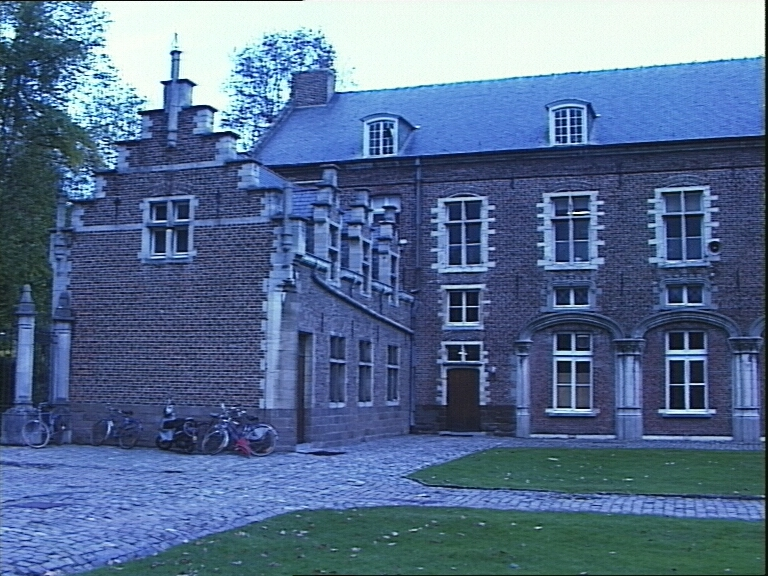
#> input picture data/castle/castle.001.jpg, 768 x 576 px; its folder holds 4 pictures in this run
$ python structure_from_motion.py
#> lines starting #> are read from the running program, lines starting #| are printed output that depends on the picture; long printed decimals are rounded
### python/common.py
#!/usr/bin/env python

'''
This module contains some common routines used by other samples.
'''

# Python 2/3 compatibility
from __future__ import print_function
import sys
PY3 = sys.version_info[0] == 3

if PY3:
    from functools import reduce

import numpy as np
import cv2

# built-in modules
import os
import itertools as it
from contextlib import contextmanager

image_extensions = ['.bmp', '.jpg', '.jpeg', '.png', '.tif', '.tiff', '.pbm', '.pgm', '.ppm']

class Bunch(object):
    def __init__(self, **kw):
        self.__dict__.update(kw)
    def __str__(self):
        return str(self.__dict__)

# [4 lines left out: function splitfn, not called in this run]

def anorm2(a):
    return (a*a).sum(-1)
def anorm(a):
    return np.sqrt( anorm2(a) )

# [44 lines left out: functions homotrans, to_rect, rect2rect_mtx, lookat, mtx2rvec, draw_str, not called in this run]

class Sketcher:
    # [8 lines left out: function __init__, not called in this run]

    def show(self):
        cv2.imshow(self.windowname, self.dests[0])

    # [13 lines left out: function on_mouse, not called in this run]


# palette data from matplotlib/_cm.py
_jet_data =   {'red':   ((0., 0, 0), (0.35, 0, 0), (0.66, 1, 1), (0.89,1, 1),
                         (1, 0.5, 0.5)),
               'green': ((0., 0, 0), (0.125,0, 0), (0.375,1, 1), (0.64,1, 1),
                         (0.91,0,0), (1, 0, 0)),
               'blue':  ((0., 0.5, 0.5), (0.11, 1, 1), (0.34, 1, 1), (0.65,0, 0),
                         (1, 0, 0))}

cmap_data = { 'jet' : _jet_data }

# [14 lines left out: function make_cmap, not called in this run]

def nothing(*arg, **kw):
    pass

def clock():
    return cv2.getTickCount() / cv2.getTickFrequency()

# [8 lines left out: function Timer, not called in this run]

class StatValue:
    def __init__(self, smooth_coef = 0.5):
        self.value = None
        self.smooth_coef = smooth_coef
    # [6 lines left out: function update, not called in this run]

class RectSelector:
    # [31 lines left out: functions __init__, onmouse, draw, not called in this run]
    @property
    def dragging(self):
        return self.drag_rect is not None


# [24 lines left out: functions grouper, mosaic, not called in this run]

def getsize(img):
    h, w = img.shape[:2]
    return w, h

def mdot(*args):
    return reduce(np.dot, args)

# [4 lines of commented-out code are left out]

# [4 lines left out: function draw_keypoints, not called in this run]

def draw_matches(vis, keypoints0, keypoints1):
    for kp in range(keypoints0.shape[0]):
            xy0 = keypoints0[kp,:]
            xy1 = keypoints1[kp,:]
            cv2.circle(vis, (int(xy0[0]), int(xy0[1])), 2, (255,0,0))
            cv2.circle(vis, (int(xy1[0]), int(xy1[1])), 2, (0,255,0))
            cv2.line(vis, (int(xy0[0]), int(xy0[1])), (int(xy1[0]), int(xy1[1])), (0,0,255), 1)

### python/structure_from_motion.py
#!/usr/bin/env python

'''
Structure from motion
=====================

Example of using features2d framework for interactive video homography matching.
ORB features and FLANN matcher are used. The actual tracking is implemented by
PlaneTracker class in plane_tracker.py

Usage
-----
structure_from_motion.py [<video source>]

Keys:
   SPACE  -  pause video

Select a textured planar object to track by drawing a box with a mouse.
'''

# Python 2/3 compatibility
from __future__ import print_function

# built-in modules
from collections import namedtuple
import sys,os
thisdir=os.path.dirname(os.path.abspath(__file__))

import numpy as np
import matplotlib.pyplot as plt
import cv2
np.set_printoptions(suppress=False, formatter={'float_kind':lambda x: "%.5f" % x})

# import matplotlib.pyplot as plt
# from mpl_toolkits.mplot3d import Axes3D

# local modules
# import visualization
import common
from common import getsize, draw_keypoints, draw_matches
# import sba

FLANN_INDEX_KDTREE = 1
FLANN_INDEX_LSH    = 6
flann_params= dict(algorithm = FLANN_INDEX_LSH,
                   table_number = 6, # 12
                   key_size = 12,     # 20
                   multi_probe_level = 1) #2

MIN_MATCH_COUNT = 10

'''
  image     - image to track
  rect      - tracked rectangle (x1, y1, x2, y2)
  keypoints - keypoints detected inside rect
  descrs    - their descriptors
  data      - some user-provided data
'''
PlanarTarget = namedtuple('PlaneTarget', 'image, rect, keypoints, descrs, data')

'''
  target - reference to PlanarTarget
  p0     - matched points coords in target image
  p1     - matched points coords in input frame
  H      - homography matrix from p0 to p1
  quad   - target bounary quad in input frame
'''
TrackedTarget = namedtuple('TrackedTarget', 'target, p0, p1, H, K, F, e1, e2, H1, H2, quad')


def sbaDriver(camname,ptsname,intrname=None,camoname=None,ptsoname=None):
    logging.debug("sbaDriver() {0} {1}".format(camname,ptsname))

    if intrname is None:
        cameras = sba.Cameras.fromTxt(camname) # Load cameras from file
    else:
        # Intrinsic file for all identical cameras not yet implemented
        logging.warning("Fixed intrinsic parameters not yet implemented")
        cameras = sba.Cameras.fromTxtWithIntr(camname,intrname)
    points = sba.Points.fromTxt(ptsname,cameras.ncameras) # Load points

    options = sba.Options.fromInput(cameras,points)
    #options.camera = sba.OPTS_CAMS_NODIST # only use this if passing in 5+3+3
    options.nccalib=sba.OPTS_FIX2_INTR # fix all intrinsics
    # If you wish to fix the intrinsics do so here by setting options
    options.ncdist = sba.OPTS_FIX5_DIST # fix all distortion coeffs

    newcameras,newpoints,info = sba.SparseBundleAdjust(cameras,points,options)
    info.printResults()

    if camoname:
        newcameras.toTxt(camoname)
    if ptsoname:
        newpoints.toTxt(ptsoname)

def get_P_prime_from_F(F):
    W = np.array([[0,-1,0],[1,0,0],[0,0,1]])
    Z = np.array([[0,-1,0],[1,0,0],[0,0,0]])
    U, D, V = np.linalg.svd(F)
    S = np.dot(np.dot(U,Z),U.T)
    M = np.dot(np.dot(np.dot(U,W.T),np.diag(D)),V)
    # import pdb; pdb.set_trace()
    assert(np.allclose(F,np.dot(np.dot(U,np.diag(D)),V)))
    assert(np.allclose(F,np.dot(S,M)))
    P_prime = np.hstack((M, U[:,-1].reshape((3,1))))
    return P_prime

class App:
    def __init__(self, src):
        self.cap = None
        self.frame = None
        self.paused = False
        self.SGBM = 0
        self.maxDiff = 32
        self.blockSize = 21
        self.stereoMatcher = cv2.StereoBM_create(self.maxDiff, self.blockSize)

        self.detector = cv2.ORB_create( nfeatures = 4000 )
        self.matcher = cv2.FlannBasedMatcher(flann_params, {})  # bug : need to pass empty dict (#1329)

    def run(self):
        idxrange = range(1,27)
        img0 = cv2.imread(os.path.join(thisdir,'../data/castle/castle.%03d.jpg' % (idxrange[0],)))
#> img0 is the input picture: shape (576, 768, 3); mean B, G, R 145.4, 110.7, 87
        w, h = getsize(img0)
#> w = 768; h = 576
        prev_keypoints, prev_descrs = self.detector.detectAndCompute(img0.copy(), None)
#> prev_keypoints = 4000 keypoints; strongest (x, y, size): (91, 120, 31), (162, 82, 31), (74, 84, 31), (256, 133, 31)
        self.matcher.add([prev_descrs.astype(np.uint8)])

        for imgidx in idxrange:
            print('-------------------------------------------------------')
            print(os.path.join(thisdir,'../data/castle/castle.%03d.jpg' % (imgidx,))+'\n'+
                  os.path.join(thisdir,'../data/castle/castle.%03d.jpg' % (imgidx+1,)))
            img1 = cv2.imread(os.path.join(thisdir,'../data/castle/castle.%03d.jpg' % (imgidx,)))
            img2 = cv2.imread(os.path.join(thisdir,'../data/castle/castle.%03d.jpg' % (imgidx+1,)))
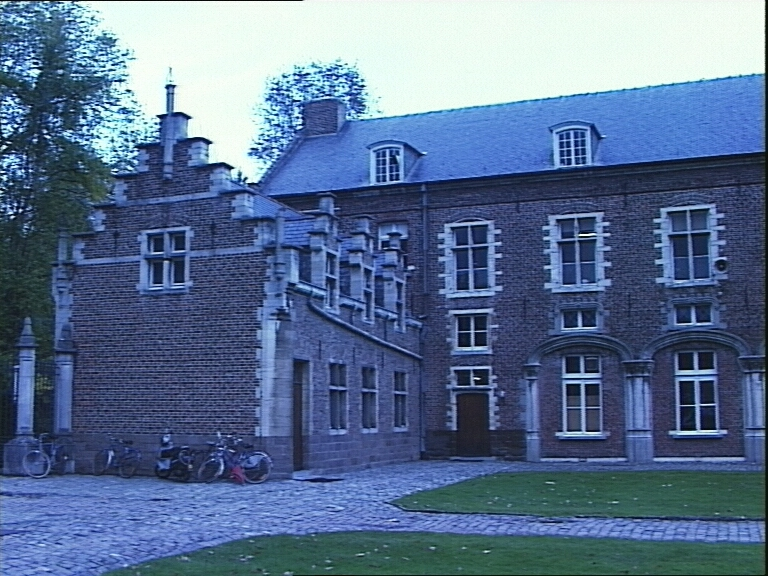
#> input picture data/castle/castle.002.jpg, 768 x 576 px
#> img2 is the input picture: shape (576, 768, 3); mean B, G, R 145.8, 112.5, 89.9
            if img1 is None or img2 is None:
                raise Exception('Fail to open images.')

            # Detect and match keypoints
            prev_keypoints, prev_descrs = self.detector.detectAndCompute(img1.copy(), None)
            curr_keypoints, curr_descrs = self.detector.detectAndCompute(img2.copy(), None)
#> curr_keypoints = 4000 keypoints; strongest (x, y, size): (210, 142, 31), (232, 168, 31), (300, 115, 31), (83, 127, 31)
            self.matcher.clear()
            self.matcher.add([prev_descrs.astype(np.uint8)])
            matches = self.matcher.knnMatch(curr_descrs, k = 2)
#> matches = 4000 matches
            matches = [m[0] for m in matches if len(m) == 2 and m[0].distance < m[1].distance * 0.75]
#> matches = 1012 matches
            print('%d matches.' % len(matches))
#| 1012 matches.
            p0 = [prev_keypoints[m.trainIdx].pt for m in matches]
#> p0 = 1012 pairs, first value 44.64 to 714.2, second value 39.6 to 411
            p1 = [curr_keypoints[m.queryIdx].pt for m in matches]
#> p1 = 1012 pairs, first value 70.56 to 726, second value 74.4 to 439.2
            p0, p1 = np.float32((p0, p1))

            # Skip first two frames
            # if imgidx<2: continue

            # Estimate homography
            H, status = cv2.findHomography(p0, p1, cv2.RANSAC, 13.0)
#> H = [[1.06, -0.0174, -10.18], [-0.00987, 0.997, 33.02], [6.06e-05, -6.91e-05, 1]]; status = 1012 values, max 1 at index 0, min 0 at index 1, mean 0.897
            status = status.ravel() != 0
            print('inliner percentage: %.1f %%' % (status.mean().item(0)*100.,))
#| inliner percentage: 89.7 %
            if status.sum() < MIN_MATCH_COUNT:
                continue
            p0, p1 = p0[status], p1[status]
#> p0 = 908 pairs, first value 136.2 to 714.2, second value 51.6 to 411; p1 = 908 pairs, first value 132.6 to 726, second value 85.2 to 439.2

            # Display inliners
            imgpair = cv2.addWeighted(img2, .5, img1, .5, 0)
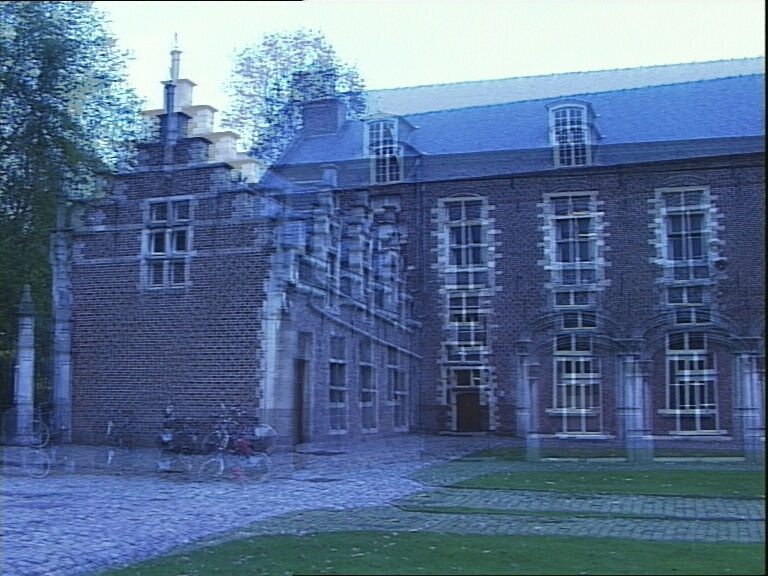
#> imgpair: shape (576, 768, 3); mean B, G, R 145.6, 111.6, 88.4
            draw_matches(imgpair, p0, p1)
#> the loop in draw_matches, `for kp in range(keypoints0.shape[0]):` made 908 passes
#> (xy0, xy1) on passes 1 to 3: ([560, 118], [563, 140]), ([576, 407], [586, 430]), ([570, 407], [580, 430])
#> after the loop in draw_matches, `for kp in range(keypoints0.shape[0]):`:
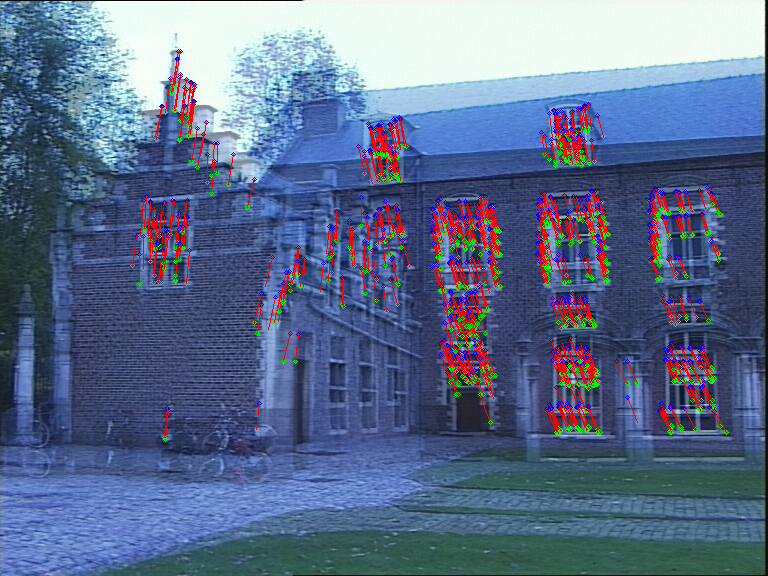
#> vis: shape (576, 768, 3); mean B, G, R 141.2, 109.6, 92.9
            cv2.imshow('keypoint matches', imgpair)

            # Estimate fundamental matrix
            F, status = cv2.findFundamentalMat(p0, p1, cv2.FM_8POINT, 3, .99)
#> F = [[-1.59e-07, 8.56e-06, -0.00311], [-7.47e-06, 3.38e-07, -0.0235], [0.00254, 0.0228, 1]]; status = 908 values from 1 to 1

            # Estimate camera matrix
            p0 = np.hstack((p0, np.ones((p0.shape[0],1)))).astype(np.float32)
#> p0 = 908 rows, first 8: [560, 118, 1], [576, 407, 1], [570, 407, 1], [391, 152, 1], [575, 303, 1], [557, 303, 1], [194, 87, 1], [558, 407, 1]
            K = cv2.initCameraMatrix2D([p0], [p1], (w, h))
#> K = [[2319.3, 0, 383.5], [0, 2319.3, 287.5], [0, 0, 1]]
            p0 = p0[:,:2]
#> p0 = 908 pairs, first value 136.2 to 714.2, second value 51.6 to 411

            # Estimate essential matrix
            E, status = cv2.findEssentialMat(p0, p1, cameraMatrix=K)
#> E = [[-0.00521, 0.097, 0.0419], [-0.0437, 0.0101, -0.705], [-0.0554, 0.698, 0.00778]]; status = 908 values, max 1 at index 0, min 0 at index 159, mean 0.825
            ret, R, t, status = cv2.recoverPose(E, p0, p1, cameraMatrix=K, mask = status)
#> ret = 749; R = [[0.997, 0.0202, 0.0772], [-0.0215, 1, 0.0156], [-0.0768, -0.0172, 0.997]]; t = [-0.989, -0.0572, 0.138]
            rvec, jacobian = cv2.Rodrigues(R)
#> rvec = [-0.0164, 0.0771, -0.0209]; jacobian = [[0.00274, -0.0129, 0.00349], [0, 0, -0.501], [0, 0.501, 0], [0, 0, 0.501], [0.00274, -0.0129, 0.00349], [-0.501, 0, 0], [0, -0.501, 0], [0.501, 0, 0], [0.00274, -0.0129, 0.00349]]
            print('(R, t)=', rvec.T, '\n', t.T)
#| (R, t)= [[-0.01642 0.07709 -0.02088]]
#|  [[-0.9888 -0.05722 0.1382]]

            # Dense rectification
#> (the run stopped early here; a loop or call above may not have finished)
